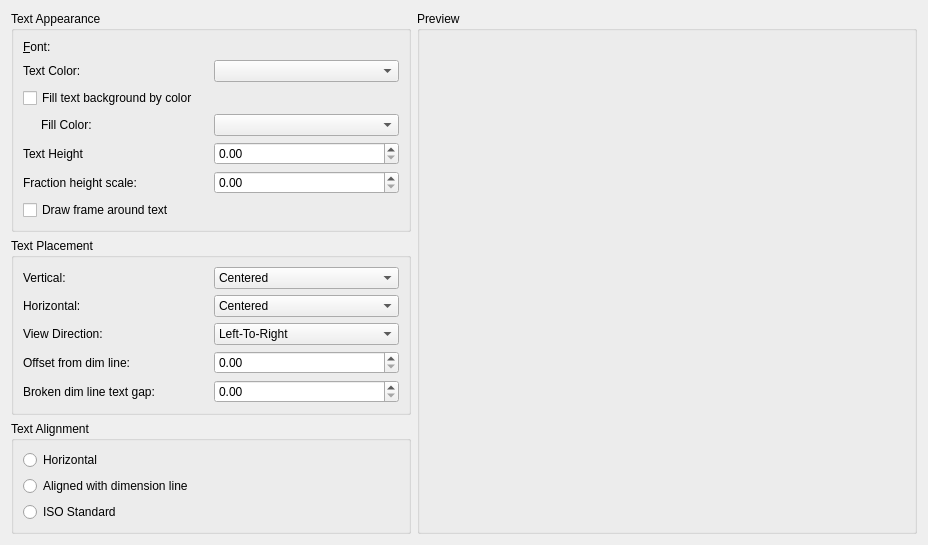
     <widget class="QWidget" name="tabText">
      <attribute name="title">
       <string>Text</string>
      </attribute>
      <layout class="QGridLayout" name="gridLayout_14">
       <item row="0" column="0">
        <widget class="QGroupBox" name="gbTextAppearance">
         <property name="minimumSize">
          <size>
           <width>400</width>
           <height>0</height>
          </size>
         </property>
         <property name="title">
          <string>Text Appearance</string>
         </property>
         <layout class="QGridLayout" name="gridLayout_12">
          <item row="0" column="1">
           <widget class="QG_FontBox" name="cbDimTxSty" native="true">
            <property name="toolTip">
             <string>Font used for all dimension labels in this style. Includes LibreCAD's built-in CXF fonts plus your system TrueType fonts.</string>
            </property>
           </widget>
          </item>
          <item row="3" column="0">
           <widget class="QLabel" name="label_26">
            <property name="styleSheet">
             <string notr="true">margin-left:15px;</string>
            </property>
            <property name="text">
             <string>Fill Color:</string>
            </property>
           </widget>
          </item>
          <item row="0" column="0">
           <widget class="QLabel" name="label_23">
            <property name="text">
             <string>&amp;Font:</string>
            </property>
            <property name="buddy">
             <cstring>cbDimTxSty</cstring>
            </property>
           </widget>
          </item>
          <item row="3" column="1">
           <widget class="QG_ColorBox" name="cbTextFillColor">
            <property name="toolTip">
             <string>Sets the color for the text background in dimensions (DIMTFILLCLR system variable)</string>
            </property>
           </widget>
          </item>
          <item row="1" column="0">
           <widget class="QLabel" name="label_25">
            <property name="text">
             <string>Text Color:</string>
            </property>
           </widget>
          </item>
          <item row="5" column="0">
           <widget class="QLabel" name="label_24">
            <property name="text">
             <string>Text Height</string>
            </property>
           </widget>
          </item>
          <item row="6" column="1">
           <widget class="QDoubleSpinBox" name="dcbTextFractionHeightScale">
            <property name="toolTip">
             <string>Sets the scale of fractions relative to dimension text. (DIMTFAC system variable)</string>
            </property>
            <property name="decimals">
             <number>2</number>
            </property>
            <property name="singleStep">
             <double>0.100000000000000</double>
            </property>
           </widget>
          </item>
          <item row="6" column="0">
           <widget class="QLabel" name="label_27">
            <property name="text">
             <string>Fraction height scale:</string>
            </property>
           </widget>
          </item>
          <item row="5" column="1">
           <widget class="QDoubleSpinBox" name="dcbTextHeight">
            <property name="toolTip">
             <string>Sets the height of the current dimension text style. (DIMTXT system variable)</string>
            </property>
            <property name="decimals">
             <number>2</number>
            </property>
            <property name="singleStep">
             <double>0.100000000000000</double>
            </property>
           </widget>
          </item>
          <item row="1" column="1">
           <widget class="QG_ColorBox" name="cbTextColor">
            <property name="toolTip">
             <string>Sets the color for the dimension text (DIMCLRT system variable)</string>
            </property>
           </widget>
          </item>
          <item row="2" column="0" colspan="2">
           <widget class="QCheckBox" name="cbTextFillByBackground">
            <property name="toolTip">
             <string>Defines whether text background will be filled by color</string>
            </property>
            <property name="text">
             <string>Fill text background by color</string>
            </property>
           </widget>
          </item>
          <item row="7" column="0" colspan="2">
           <widget class="QCheckBox" name="cbTextDrawFrameAroundText">
            <property name="toolTip">
             <string>Displays a rectangular frame around the dimension text. This option changes the value stored in the DIMGAP system variable to a negative value.</string>
            </property>
            <property name="text">
             <string>Draw frame around text</string>
            </property>
           </widget>
          </item>
         </layout>
        </widget>
       </item>
       <item row="3" column="0">
        <spacer name="verticalSpacer_2">
         <property name="orientation">
          <enum>Qt::Vertical</enum>
         </property>
         <property name="sizeHint" stdset="0">
          <size>
           <width>0</width>
           <height>0</height>
          </size>
         </property>
        </spacer>
       </item>
       <item row="2" column="0">
        <widget class="QGroupBox" name="gbTextAlignment">
         <property name="title">
          <string>Text Alignment</string>
         </property>
         <layout class="QGridLayout" name="gridLayout_15">
          <item row="0" column="0">
           <widget class="QRadioButton" name="rbTextAlignmentHorizontal">
            <property name="toolTip">
             <string>Places text in a horizontal position (DIMTIH and DIMTOH system variables).</string>
            </property>
            <property name="text">
             <string>Horizontal</string>
            </property>
           </widget>
          </item>
          <item row="1" column="0">
           <widget class="QRadioButton" name="rbTextAlignmentAligned">
            <property name="toolTip">
             <string>Aligns text with the dimension line (DIMTIH and DIMTOH system variables).</string>
            </property>
            <property name="text">
             <string>Aligned with dimension line</string>
            </property>
           </widget>
          </item>
          <item row="2" column="0">
           <widget class="QRadioButton" name="rbTextAlignmentIsoStandard">
            <property name="toolTip">
             <string>Aligns text with the dimension line when text is inside the extension lines, but aligns it horizontally when text is outside the extension lines (DIMTIH and DIMTOH system variables).</string>
            </property>
            <property name="text">
             <string>ISO Standard</string>
            </property>
           </widget>
          </item>
         </layout>
        </widget>
       </item>
       <item row="1" column="0">
        <widget class="QGroupBox" name="gbTextPlacement">
         <property name="title">
          <string>Text Placement</string>
         </property>
         <layout class="QGridLayout" name="gridLayout_13">
          <item row="2" column="1">
           <widget class="QComboBox" name="cbTextPlacementReadingDirection">
            <property name="toolTip">
             <string>Controls the dimension text viewing direction. (DIMTXTDIRECTION system variable)</string>
            </property>
            <item>
             <property name="text">
              <string>Left-To-Right</string>
             </property>
            </item>
            <item>
             <property name="text">
              <string>Right-To-Left</string>
             </property>
            </item>
           </widget>
          </item>
          <item row="4" column="0">
           <widget class="QLabel" name="lblTextOffsetFromDimLine">
            <property name="text">
             <string>Offset from dim line:</string>
            </property>
           </widget>
          </item>
          <item row="1" column="0">
           <widget class="QLabel" name="label_29">
            <property name="text">
             <string>Horizontal:</string>
            </property>
           </widget>
          </item>
          <item row="1" column="1">
           <widget class="QComboBox" name="cbTextPlacementHorizontal">
            <property name="toolTip">
             <string>Controls the horizontal placement of dimension text along the dimension line, in relation to the extension lines. (DIMJUST system variable)</string>
            </property>
            <item>
             <property name="text">
              <string>Centered</string>
             </property>
            </item>
            <item>
             <property name="text">
              <string>At Ext Line 1</string>
             </property>
            </item>
            <item>
             <property name="text">
              <string>At Ext Line 2</string>
             </property>
            </item>
            <item>
             <property name="text">
              <string>Over Ext Line 1</string>
             </property>
            </item>
            <item>
             <property name="text">
              <string>Over Ext Line 2</string>
             </property>
            </item>
           </widget>
          </item>
          <item row="2" column="0">
           <widget class="QLabel" name="label_30">
            <property name="text">
             <string>View Direction:</string>
            </property>
           </widget>
          </item>
          <item row="0" column="0">
           <widget class="QLabel" name="label_28">
            <property name="text">
             <string>Vertical:</string>
            </property>
           </widget>
          </item>
          <item row="0" column="1">
           <widget class="QComboBox" name="cbTextPlacementVertical">
            <property name="toolTip">
             <string>Controls the vertical placement of dimension text in relation to the dimension line. (DIMTAD system variable)</string>
            </property>
            <item>
             <property name="text">
              <string>Centered</string>
             </property>
            </item>
            <item>
             <property name="text">
              <string>Above</string>
             </property>
            </item>
            <item>
             <property name="text">
              <string>Outside</string>
             </property>
            </item>
            <item>
             <property name="text">
              <string>JIS</string>
             </property>
            </item>
            <item>
             <property name="text">
              <string>Below</string>
             </property>
            </item>
           </widget>
          </item>
          <item row="4" column="1">
           <widget class="QDoubleSpinBox" name="dsbTextOffsetFromDimLine">
            <property name="toolTip">
             <string>Vertical position of text above or below dimension line if vertical placement (DIMTAD) is not &quot;Centered&quot; (DIMTVP variable).</string>
            </property>
            <property name="decimals">
             <number>2</number>
            </property>
            <property name="singleStep">
             <double>0.100000000000000</double>
            </property>
           </widget>
          </item>
          <item row="5" column="0">
           <widget class="QLabel" name="lblTextGapFromDimLine">
            <property name="text">
             <string>Broken dim line text gap:</string>
            </property>
           </widget>
          </item>
          <item row="5" column="1">
           <widget class="QDoubleSpinBox" name="dsbTextGapFromDimLine">
            <property name="toolTip">
             <string>Sets the current text gap, which is the distance around the dimension text when the dimension line is broken to accommodate the dimension text (DIMGAP system variable).</string>
            </property>
            <property name="singleStep">
             <double>0.100000000000000</double>
            </property>
           </widget>
          </item>
         </layout>
        </widget>
       </item>
       <item row="0" column="1" rowspan="4">
        <widget class="QGroupBox" name="gbPreviewText">
         <property name="minimumSize">
          <size>
           <width>500</width>
           <height>0</height>
          </size>
         </property>
         <property name="title">
          <string>Preview</string>
         </property>
        </widget>
       </item>
      </layout>
     </widget>
